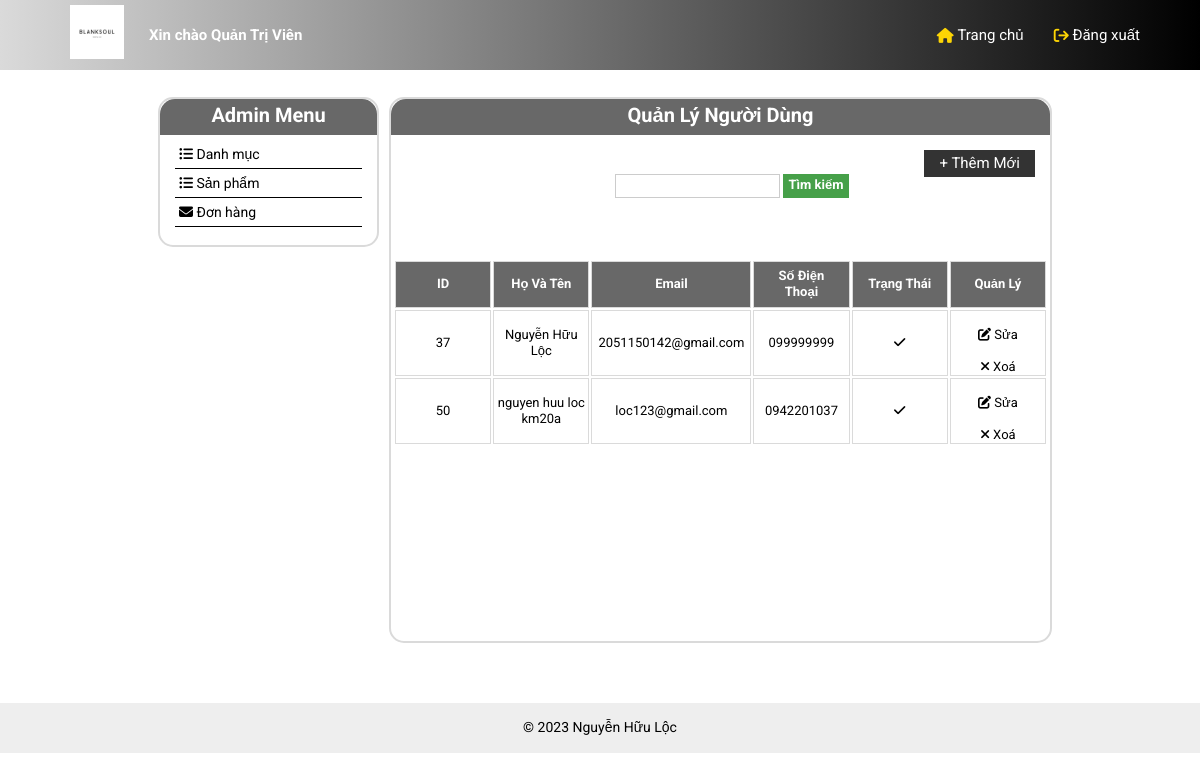
The app's page /admin/quan-ly-user.php with its own data.
### model/pdo.php (called while the page is built, shortened)
<?php
function pdo_get_connection(){
    $dburl = "mysql:host=localhost;dbname=blank;charset=utf8";
    $username = 'root';
    $password = '';
    $conn = new PDO($dburl, $username, $password);
    $conn->setAttribute(PDO::ATTR_ERRMODE, PDO::ERRMODE_EXCEPTION);
    return $conn;
}
function pdo_query($sql){
    $sql_args = array_slice(func_get_args(), 1);
    try{
        $conn = pdo_get_connection();
        $stmt = $conn->prepare($sql);
        $stmt->execute($sql_args);
        $rows = $stmt->fetchAll();
        return $rows;
    }
    catch(PDOException $e){
        throw $e;
    }
    finally{
        unset($conn);
    }
}

### admin/quan-ly-user.php (the view, shortened to what this page needs)
<?php
    include "../model/pdo.php";
    $sql = "SELECT * FROM `res-user`";
    $listuser = pdo_query($sql);
?>
<!DOCTYPE html>
<html lang="en">
<head>
    <link rel="stylesheet" href="https://cdnjs.cloudflare.com/ajax/libs/normalize/8.0.1/normalize.min.css" />
    <link rel="stylesheet" type="text/css" href="../assect/css/style-admin.css">
    <link rel="stylesheet" href="../assect/css/base.css">
    <link rel="stylesheet" href="../assect/css/grid.css">
    <link rel="stylesheet" href="../assect/css/responsive.css">
    <link rel="stylesheet" href="https://cdnjs.cloudflare.com/ajax/libs/font-awesome/6.4.2/css/all.min.css" />
</head>
<body>
    <div class="app">
        <header class="header-admin">
            <nav class="header-navbar">
                <ul class="header-navbar_list">
                    <li>
                        <a href="thong-ke.php" title="Trang chủ"><img src="../assect/img/logo-header/favicon.jpg" alt="logo"></a>
                    </li>
                    <li>
                        <a href="#" class="text-admin">Xin chào Quản Trị Viên</a>
                    </li>
                </ul>
                <ul class="header-navbar_list">
                    <li>
                        <a class="dang-xuat" href="index.php">&nbsp;Đăng xuất</a>
                        <i class="fa fa-sign-out"></i>
                    </li>
                    <li>
                        <a class="trang-chu" href="thong-ke.php">&nbsp;Trang chủ</a>
                        <i class="fa fa-home"></i>
                    </li>
                </ul>
            </nav>
        </header>
        <div class=" grid wide" >
            <div class="main-content">
                <div class="container ">
                    <div class="container-row ">
                        <div class="admin-menu  l-3 m-12 c-12">
                            <h1>Admin Menu</h1>
                            <ul>
                                <li><a href="list.php"><i class="fa fa-list-ul"></i> Danh mục</a></li>
                                <li><a href="quan-ly-san-pham.php"><i class="fa fa-list-ul"></i> Sản phẩm</a></li>
                                <li><a href="quan-ly-don-hang.php"><i class="fa fa-envelope"></i> Đơn hàng</a></li>
                                <li>
                                </li>
                            </ul>
                        </div>
                        <div class="danh-sach-user l-9" style="padding-bottom: 30px;">
                            <h1>Quản Lý Người Dùng</h1>
                            <div class="loc-ds-user">
                                <a href="them-user.php"><button> + Thêm Mới</button></a>
                                <input type="text" name="text" id="text" class="loc-text" style="width:25%; padding: .5% .5%; margin: 6% 0% -10% 34%;">
                                <input type="button" class="loc-user" name="loc-ngay" value="Tìm kiếm">
                            </div>
                            <table>
                                <tr>
                                    <th style="width: 124px;">ID</th>
                                    <th style="width: 124px;">Họ Và Tên</th>
                                    <th style="width: 197px;">Email</th>
                                    <th style="width: 124px;">Số Điện Thoại</th>
                                    <th style="width: 124px;">Trạng Thái</th>
                                    <th style="width: 124px;">Quản Lý</th>
                                </tr>
                                <?php
                                    foreach ($listuser as $user) {
                                        extract($user);
                                        $edituser = "edituser.php?id=".$id;
                                        $deleteuser = "deleteuser.php?id=".$id;
                                        echo '
                                            <tr>
                                                <td>'. $id .'</td>
                                                <td>'. $fullname.'</td>
                                                <td>'. $email .'</td>
                                                <td>'. $phone .'</td>
                                                <td><i class="fa fa-check"></i></td>
                                                <td>
                                                <br><a href="'. $edituser .'"><i class="fa fa-edit"></i> Sửa </a><br><br>
                                                    <a href="'.$deleteuser.'"><i class="fa fa-remove"></i> Xoá</a>
                                                </td>
                                            </tr>
                                        ';
                                    }
                                ?>
                            </table>
                        </div>
                    </div>
                </div>
            </div>
        </div>
        <div class="container-fuid">
            <div class="copyrights">
                <p> <br> &copy; 2023  Nguyễn Hữu Lộc <br></p>
            </div>
        </div>
    </div>
</body>
</html>

### assect/css/style-admin.css (style rules this page uses)
* { margin: 0; padding: 0; box-sizing: border-box; }
body { font-size: 13px; font-family: Roboto, Arial, Helvetica, sans-serif; }
a { text-decoration: none; color: inherit; background-color: transparent; transition: 300ms ease-out; }
.app { overflow: hidden; }
.main-content { margin-bottom: 30px; }
ul { list-style: none; }
img { max-width: 100%; height: auto; }
button { background-color: transparent; text-decoration: none; color: #fff; font-family: inherit; cursor: pointer; }
.container { padding-left: 50px; padding-right: 50px; margin-right: auto; margin-left: auto; }
.container-row { display: flex; justify-content: space-between; }
input[type=button] { cursor: pointer; }
.header-admin { background-color: #727172; height: 70px; background-image: linear-gradient(to right, #dadada, #000); }
.header-navbar { padding: 0 60px; }
.header-admin img { float: left; width: 5%; margin: 5px 10px; }
a.text-admin { float: left; font-size: 15px; color: #fff; font-weight: bold; margin-top: 27px; padding-left: 15px; }
a.dang-xuat, a.trang-chu { float: right; color: #fff; font-size: 15px; margin-top: 27px; }
table { table-layout: fixed; }
.header-admin i { float: right; color: #fdd504; font-size: 15px; margin-top: 28px; padding-left: 30px; }
.account, .admin-menu { margin-top: 3%; border: 2px solid #dadada; border-radius: 15px; height: 150px; }
.admin-menu h1 , .danh-sach-san-pham h1 { background: #686868; color: #fff; font-size: 20px; text-align: center; height: 36px; padding: 8px 15px; margin: 0; border-top-left-radius: 15px; border-top-right-radius: 15px; }
.account ul, .admin-menu ul { padding: 5px 15px; max-height: 97px; overflow-y: auto; }
.admin-menu ul li { font-size: 14px; padding: 6px 4px; border-bottom: 1px solid #000; }
.copyrights { background-color: #eee; color: black; width: 100%; height: 50px; margin-top: 5%; text-align: center; font-size: 14px; }
input[type=text], input[type=password], input[type=flie] { width: 65%; padding: 2% 2%; margin: 2% 0; display: inline-block; border: 1px solid #ccc; box-sizing: border-box; outline: none; transition: 300ms ease-out; }
.admin-menu h1, .danh-sach-don-hang h1 { background: #686868; color: #fff; font-size: 20px; text-align: center; height: 36px; margin: 0; padding: 8px 15px; border-top-left-radius: 15px; border-top-right-radius: 15px; }
.admin-menu h1, .danh-sach-user h1 { background: #686868; color: #fff; font-size: 20px; text-align: center; height: 36px; margin: 0; padding: 8px 15px; border-top-left-radius: 15px; border-top-right-radius: 15px; }
.danh-sach-user { float: left; margin-top: 3%; margin-left: 10px; width: 76%; border: 2px solid #dadada; border-radius: 15px; padding-bottom: 30px; }
.danh-sach-user button { background: #333; float: right; padding: 5px 15px; font-size: 15px; border: none; margin-top: 15px; margin-right: 15px; }
.danh-sach-user table { margin-top: 50px; }
.danh-sach-user table tr th { padding: 1%; background: #686868; color: #fff; border: 1px solid #dadada; }
.danh-sach-user table tr td { width: 13.13%; border: 1px solid #dadada; text-align: center; }
.loc-ds-user { width: 100%; height: 72px; }
.loc-user { color: white; padding: .65% .65%; margin: 0; border: none; outline: none; font-weight: 700; background-color: #46A049; cursor: pointer; width: 10%; }
.admin-menu h1, .danh-sach-thong-ke h1 { background: #686868; color: #fff; font-size: 20px; text-align: center; height: 36px; padding: 8px 15px; margin: 0; border-top-left-radius: 15px; border-top-right-radius: 15px; }

### assect/css/base.css (style rules this page uses)
:root { --white-color :#fff; --black-color :#000; --text-color : #494343; --red-color : #f50f0f; --border-color :#ededed ; --star-gold-color : #FFCE3C; --navbar-height :92px; --header-height :210px; --header-sort-bar-height: 46px; --header-with-search-height: calc(var(--header-height)-(var(--navbar-height))) }
* { box-sizing: inherit; }
html { font-size: 62.5%; line-height: 1.6rem; font-family: 'Roboto', sans-serif; box-sizing: border-box; }
a { text-decoration: none; }

### records on screen
res-user: id "37", fullname "Nguyễn Hữu Lộc", email "2051150142@gmail.com", phone "099999999"
res-user: id "50", fullname "nguyen huu loc km20a", email "loc123@gmail.com", phone "0942201037"
